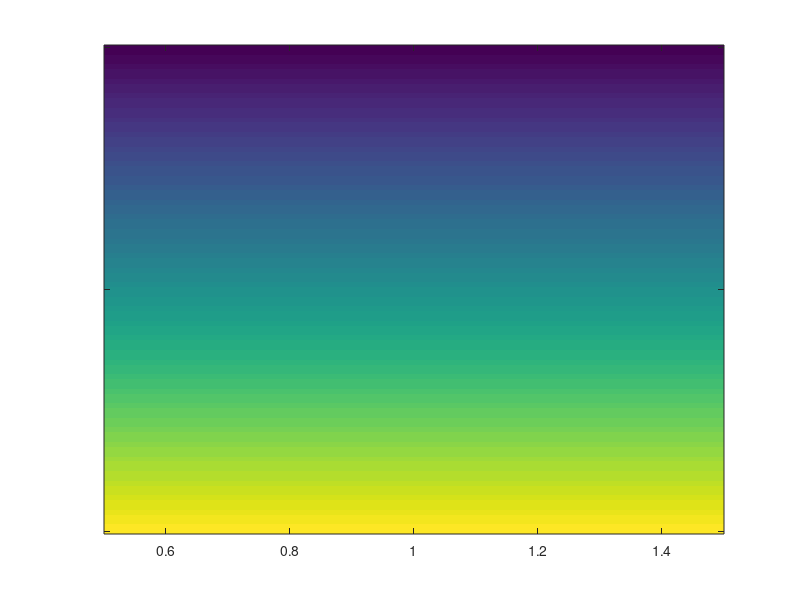

This chart was generated by the following MATLAB code: (Note: this script raises an error after producing the figure.)
clear all;
close all;

y = 0:0.01:1;
x = 1;
imagesc(x,y,y');
%pbaspect([1,7,1]);
%axis equal;
%pbaspect([15*length(y),length(x),1]);
text(0.30,0,'0cm','VerticalAlignment','top','HorizontalAlignment','left','Color','white');
text(0.30,1,'4cm','VerticalAlignment','bottom','HorizontalAlignment','left','Color','white');

yticks(0:0.5:1);
yticklabels({});
xticks({});
set(gcf,'Color','black');
set(gca,'XColor','white');
set(gca,'YColor','white');
set(gca,'Ydir','normal');
set(gca,'YAxisLocation','right');
axis on;
colormap(hot);
pdfprint('temp.pdf','Width',2.5,'Height',8.5,'Position',[0.75,1,1.0,6.5])